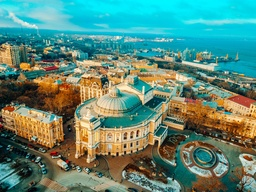
#> input picture Urban Image Segmentation Using Clustering and Edge Detection (Odesa)/Odesa_image.jpg, 256 x 192 px, shrunk from 2000 x 1500 before the run
$ python urban_image_segmentation_odesa.py
#> lines starting #> are read from the running program, lines starting #| are printed output that depends on the picture
# --------------------------- 🔹 Urban Image Segmentation — Odesa Project ------------------------------------
"""
Author: Ivan Tatarchuk

This script performs unsupervised image segmentation on a high-resolution urban photo of Odesa,
capturing the area around the city's Opera Theatre and Black Sea port. The primary goal is to explore
the use of computer vision and clustering techniques to extract and identify visual patterns
in a complex urban environment.

Key Objectives:
- Segment urban objects based on color clusters using the KMeans algorithm
- Improve visual clarity and contrast using image enhancement techniques (CLAHE, HSV boosts)
- Detect geometric shapes and contours using edge detection and vectorization
- Analyze how segmentation parameters (e.g., k in KMeans) impact object isolation

This project demonstrates the potential for automated recognition of architectural features,
infrastructure elements, and natural zones in aerial or street-level urban images.
Applicable for smart city analytics, remote monitoring, and visual geospatial insights.

Tested With:
- numpy==1.26.4
- pillow==11.12.1
- matplotlib==3.10.1
- scikit-learn==1.6.1
- opencv-python==4.11.0.86
"""

# --------------------------- 🔹 Imports & Dependencies ------------------------------------

from PIL import Image, ImageEnhance
import numpy as np
import matplotlib.pyplot as plt
from pylab import contour, axis, show
import cv2
from sklearn.cluster import KMeans

# Suppress specific warnings to improve readability of output
import warnings
warnings.filterwarnings("ignore", category=UserWarning)

# ------------------------ 🔹 Image Loading & Display Utilities ------------------------

def load_image(path: str, resize_to: tuple = None):
    """
    Loads an image from the specified file path and optionally resizes it.

    Args:
        path (str): Path to the image file.
        resize_to (tuple): (width, height) if resizing is needed; otherwise None.

    Returns:
        PIL.Image: RGB image object.
    """
#> called with path = 'Odesa_image.jpg'
    image = Image.open(path).convert("RGB")
#> image is the input picture: PIL image 256x192 RGB; mean R, G, B 92.3, 136.4, 120.7
    if resize_to:
        image = image.resize(resize_to)
    return image

def show_image(image, title="Image"):
    """
    Displays a PIL image using matplotlib.

    Args:
        image (PIL.Image): The image to display.
        title (str): Plot title.
    """
    plt.figure(figsize=(6, 6))
    plt.imshow(image)
    plt.title(title)
    plt.axis("off")
    plt.show()

# ------------------------ 🔹 Image Segmentation using KMeans ------------------------

def segment_image_kmeans(image, n_clusters=5):
    """
    Segments an image by grouping pixels into color clusters using the KMeans algorithm.

    Args:
        image (PIL.Image): Input image in RGB format.
        n_clusters (int): Number of color clusters to segment into.

    Returns:
        PIL.Image: Segmented image with clustered colors.
    """
    img_array = np.array(image)
    w, h, d = img_array.shape
    pixels = img_array.reshape(-1, 3)

    # Perform KMeans clustering
    kmeans = KMeans(n_clusters=n_clusters, random_state=42, n_init=10)
    labels = kmeans.fit_predict(pixels)
    segmented_pixels = kmeans.cluster_centers_[labels].astype("uint8")

    # Reshape clustered pixels back into image
    segmented_img = segmented_pixels.reshape(w, h, 3)
    return Image.fromarray(segmented_img)

# ------------------------ 🔹 Advanced Image Enhancement Pipeline ------------------------

def enhance_image_quality_advanced(image: np.ndarray) -> np.ndarray:
    """
    Applies advanced image enhancement techniques to improve visual clarity and separability.

    Enhancement steps:
    - CLAHE (Contrast Limited Adaptive Histogram Equalization) in LAB color space
    - Saturation and brightness boost in HSV space

    Args:
        image (np.ndarray): Input RGB image as a NumPy array.

    Returns:
        np.ndarray: Enhanced RGB image.
    """
    # Step 1: CLAHE enhancement in LAB color space
    lab = cv2.cvtColor(image, cv2.COLOR_RGB2LAB)
    l, a, b = cv2.split(lab)
    clahe = cv2.createCLAHE(clipLimit=2.0, tileGridSize=(8, 8))
    cl = clahe.apply(l)
    lab_enhanced = cv2.merge((cl, a, b))
    image_clahe = cv2.cvtColor(lab_enhanced, cv2.COLOR_LAB2RGB)

    # Step 2: Boost saturation and brightness in HSV space
    hsv = cv2.cvtColor(image_clahe, cv2.COLOR_RGB2HSV).astype("float32")
    h, s, v = cv2.split(hsv)
    s *= 1.25
    v *= 1.20
    s = np.clip(s, 0, 255)
    v = np.clip(v, 0, 255)
    hsv_enhanced = cv2.merge([h, s, v]).astype("uint8")
    final = cv2.cvtColor(hsv_enhanced, cv2.COLOR_HSV2RGB)

    return final

# ------------------------ 🔹 Geometric Segmentation via Edges & Contours ------------------------

def vector_and_canny_segmentation(image_path: str):
    """
    Performs geometric segmentation by combining:
    - Edge detection using OpenCV's Canny algorithm
    - Contour vectorization using matplotlib

    Args:
        image_path (str): Path to the image file (must be in RGB format).
    """

    # Step 1: Edge detection using Canny
    img = cv2.imread(image_path)
    canny = cv2.Canny(img, 100, 200)
    plt.figure()
    plt.imshow(canny, cmap='gray')
    plt.title("Canny Edge Detection")
    plt.axis('off')
    plt.show()

    # Step 2: Contour vectorization from grayscale version
    gray_img = np.array(Image.open(image_path).convert('L'))
    plt.figure()
    contour(gray_img, origin='image')
    plt.axis('equal')
    plt.title("Vectorized Contours (all levels)")
    show()

# -------------------------------- 🔹 MAIN PIPELINE --------------------------------

if __name__ == "__main__":
    image_path = "Odesa_image.jpg"

    # Load original image
    image = load_image(image_path, resize_to=None)
    width, height = image.size
#> width = 256; height = 192
    show_image(image, f"Original Image ({width}x{height})")

    # Step 1: KMeans segmentation on the original image
    k = 6
    segmented = segment_image_kmeans(image, n_clusters=k)
    show_image(segmented, f"KMeans Segmentation (k={k})")

    # Step 2: Enhance image quality (contrast, saturation, brightness)
    image_cv = np.array(image)  # Convert PIL → NumPy RGB
    enhanced = enhance_image_quality_advanced(image_cv)
#> in enhance_image_quality_advanced, `lab = cv2.cvtColor(image, cv2.COLOR_RGB2LAB)`: lab: shape (192, 256, 3); mean of channels 0, 1, 2 138.7, 118.1, 134.6
#> in enhance_image_quality_advanced, `lab_enhanced = cv2.merge((cl, a, b))`: lab_enhanced: shape (192, 256, 3); mean of channels 0, 1, 2 143.6, 118.1, 134.6
#> in enhance_image_quality_advanced, `v = np.clip(v, 0, 255)`:
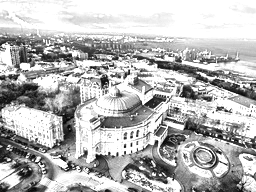
#> v: shape (192, 256) float32; min 1.2, max 255, mean 183.2
#> in enhance_image_quality_advanced, `hsv_enhanced = cv2.merge([h, s, v]).astype("uint8")`:
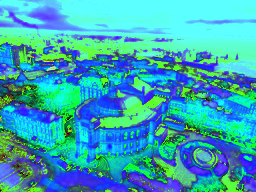
#> hsv_enhanced: shape (192, 256, 3); mean R, G, B 56.9, 167.1, 182.9
#> in enhance_image_quality_advanced, `final = cv2.cvtColor(hsv_enhanced, cv2.COLOR_HSV2RGB)`:
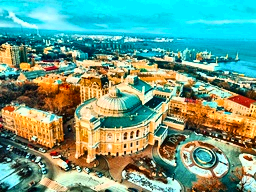
#> final: shape (192, 256, 3); mean R, G, B 108.7, 158.7, 135.5
    show_image(Image.fromarray(enhanced), f"Enhanced Image ({width}x{height})")

    # Step 3: KMeans segmentation on the enhanced image
    k = 9
    segmented_enhanced = segment_image_kmeans(Image.fromarray(enhanced), n_clusters=k)
#> call 2 of segment_image_kmeans, with n_clusters = 9
#> in segment_image_kmeans (call 2), `segmented_img = segmented_pixels.reshape(w, h, 3)`:
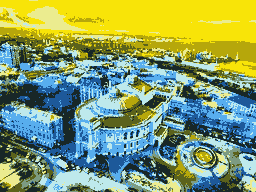
#> segmented_img: shape (192, 256, 3); mean of channels 0, 1, 2 108.2, 158.2, 135; drawn as B, G, R
    show_image(segmented_enhanced, f"KMeans After Enhancement (k={k})")

    # Step 4: Geometric segmentation — edges and contours
    vector_and_canny_segmentation(image_path)
#> in vector_and_canny_segmentation, `canny = cv2.Canny(img, 100, 200)`:
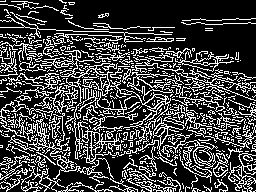
#> canny: shape (192, 256); 25.8% white in thin lines or dots
#> in vector_and_canny_segmentation, `gray_img = np.array(Image.open(image_path).convert('L'))`:
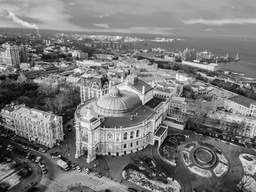
#> gray_img: shape (192, 256); min 1, max 254, mean 121.4
#> in vector_and_canny_segmentation, `show()`:
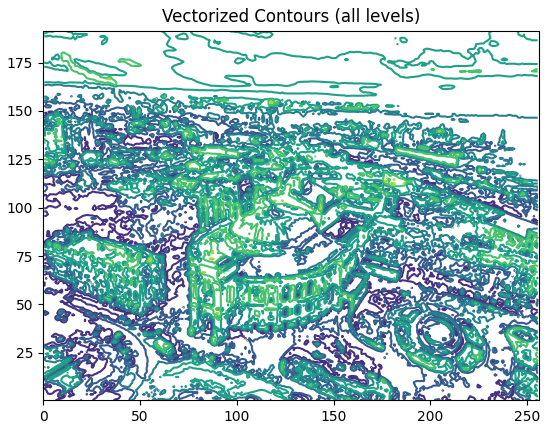
#> figure drawn by matplotlib, 1 panel

"""
📊 Analysis of Results — Interpretation & Validation
-----------------------------------------------------

📌 Part 1: Color-Based Clustering on the Original Image
--------------------------------------------------------
We conducted a series of experiments using different numbers of clusters (k) in the KMeans algorithm to evaluate
how well the model segments color regions in the image.

Key insights by k:
- k = 2: Too coarse — only splits into light vs dark zones. Some logic emerges (buildings + sea + sky vs trees + road).
- k = 3: Water and sky begin separating from buildings. Fountains and rooftops enter the "sky" cluster.
- k = 4: Trees and soil split, but autumn tones make it difficult to distinguish from buildings.
- k = 5: Sea and sky are now clearly separated; some haze in background merges with the sea.
- k = 6: Clouds and sky are distinguished clearly. Best trade-off between detail and interpretability.
- k = 7–10: No significant improvement. Over-segmentation reduces clarity.

✅ Conclusion:
k = 6 provides the best balance. Clearly separated:
→ Buildings
→ Sky
→ Clouds
→ Trees, soil, and sea are moderately segmented but still visually meaningful.

🎯 Summary:
KMeans clustering effectively separates meaningful visual zones in urban imagery and serves as a foundation
for further geometry-based detection (e.g., buildings, sea, port elements, vegetation).
--------------------------------------------------------

📌 Part 2: Enhancement for Complex Object Separation
--------------------------------------------------------
The next goal was to differentiate visually similar but semantically distinct areas:
🔸 Sea
🔸 Distant city (covered in haze)
🔸 Oil tankers in the port

In the original k=6 segmentation, these objects shared color clusters due to similar tones.
To improve separation, we applied a custom `enhance_image_quality_advanced()` function with:
- CLAHE (local contrast enhancement)
- Brightness and saturation boost in HSV space

🧪 After enhancement + increasing k to 9:
✅ Partial success achieved:
• A group of tankers near the dock is clearly separated from the sea
• An isolated large tanker was successfully grouped with other tankers
• Some blending remains between the sea and hazy city background

💡 Conclusion:
Even without shape-based segmentation, visual enhancement and color clustering alone help identify complex structures.
Further refinement is possible via geometric segmentation (contours, vectorization).
In this case, k = 9 yielded the most nuanced result.
--------------------------------------------------------

📌 Part 3: Geometric Object Detection (Contours + Shape Features)
--------------------------------------------------------
Finally, we applied geometric segmentation to detect visual objects based on their shape and structure.

Techniques used:
- `cv2.Canny` for edge detection
- `matplotlib.contour` for vectorized outlines

🔍 Visual Results:
✅ The following objects were clearly distinguished:
• Sea vs land, including detailed port infrastructure
• Architectural details of the Odesa Opera Theatre
• Left-side park zones and nearby cars
• Circular fountain to the right of the theatre

🎯 Summary:
The combination of Canny and contour vectorization reveals geometric structures that are hard to distinguish via
color alone.
This enables further use in semantic segmentation or object detection, such as fountains, vehicles, and
architectural forms.

Overall, this final stage significantly enhanced image clarity and completed the identification
of the key visual elements in the chosen urban scene.
--------------------------------------------------------
"""
